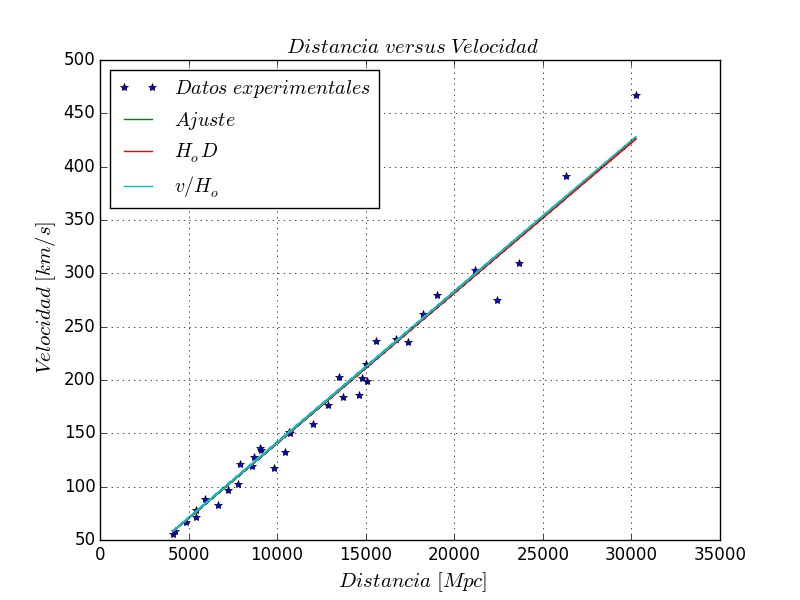

Write the Python code that produced this figure.
#!/usr/bin/env python
# -*- coding: utf-8 -*-
import numpy as np
import matplotlib.pyplot as plt
from scipy.optimize import (leastsq, curve_fit)

''' calcular la cte de hubble con un intervalor de confianza de 95%
pero con los datos buenos jiji a partir de los datos obtenidos
de las super-novas de tipo 1 '''


def funcion_modelo(parametro, D):
    '''funcionar que minimizaremos'''
    H = parametro
    return H * D


def funcion_modelo2(parametro, v):
    '''otra forma de escrbir la ecuacion'''
    H = parametro
    return v / H


def funcion_min(D, H):
    ''' minimizacion de la funcion '''
    parametro = H
    return funcion_modelo(parametro, D)


def funcion_min2(v, H):
    '''minimiza la funcion 2'''
    parametro = H
    return funcion_modelo2(parametro, v)


def bootstrap(datos):
    '''funcion que calculara errores'''

    N, N1 = datos.shape
    Nboot = 10000
    mean_values = np.zeros(Nboot)

    for i in range(Nboot):
        s = np.random.randint(low=0, high=N, size=N)
        datos_f = datos[s][s]
        distancia = datos_f[:, 0]
        velocidad = datos_f[:, 1]
        a_optimo, a_covarianza = curve_fit(funcion_min, distancia, velocidad,
                                           a_0)
        a_optimo2, a_covarianza2 = curve_fit(funcion_min2, velocidad,
                                             distancia, a_0)
        a_promedio = (a_optimo + a_optimo2) / 2
        mean_values[i] = a_promedio
    mean_values = np.sort(mean_values)
    limite_bajo = mean_values[int(Nboot * 0.025)]
    limite_alto = mean_values[int(Nboot * 0.975)]
    print "El intervalo de confianza al 95% es: [{}:{}]".format(limite_bajo,
                                                                limite_alto)


# main

np.random.seed(5000)

datos = np.loadtxt("data/SNIa.dat", usecols=(1, 2))
distancia = datos[:, 0]
velocidad = datos[:, 1]
a_0 = 2
a_optimo, a_covarianza = curve_fit(funcion_min, distancia, velocidad, a_0)
a_optimo2, a_covarianza_2 = curve_fit(funcion_min2, velocidad, distancia, a_0)

a_promedio = (a_optimo + a_optimo2) / 2
valor_promedio = a_promedio
print 'Valor de h_o =', valor_promedio

# plot

fig = plt.figure()
fig.clf()
ax1 = fig.add_subplot(111)

ax1.plot(distancia, velocidad, '*', label="$Datos \ experimentales$")
ax1.plot(distancia, valor_promedio * distancia, label="$Ajuste$")
ax1.plot(distancia, a_optimo * distancia, label="$H_oD$")
ax1.plot(distancia, a_optimo2 * distancia, label="$v/H_o$")

# ax1.set_xlim([-5, 5])
ax1.set_xlabel("$\ Distancia \ [Mpc]$", fontsize=15)
ax1.set_ylabel("$ \ Velocidad \ [km/s]$", fontsize=15)
ax1.set_title("$\ Distancia \ versus \ Velocidad$", fontsize=15)
plt.grid(True)

plt.legend(loc='upper left')
plt.savefig('p2.png')
plt.draw()
plt.show()

# print intervalor
intervalo = bootstrap(datos)
